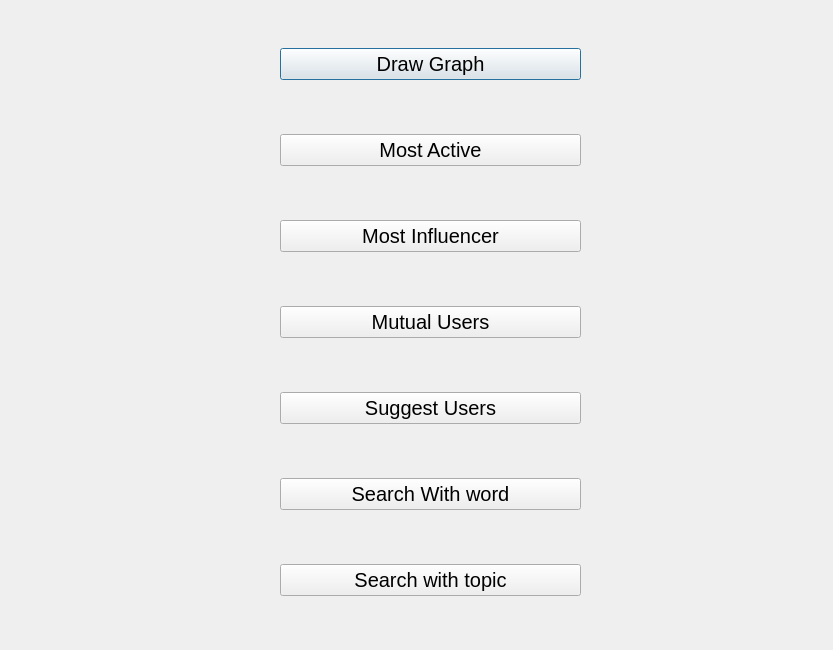
<?xml version="1.0" encoding="UTF-8"?>
<ui version="4.0">
 <class>Level_2</class>
 <widget class="QDialog" name="Level_2">
  <property name="geometry">
   <rect>
    <x>0</x>
    <y>0</y>
    <width>833</width>
    <height>650</height>
   </rect>
  </property>
  <property name="windowTitle">
   <string>Dialog</string>
  </property>
  <widget class="QWidget" name="">
   <property name="geometry">
    <rect>
     <x>280</x>
     <y>0</y>
     <width>301</width>
     <height>651</height>
    </rect>
   </property>
   <layout class="QVBoxLayout" name="verticalLayout">
    <item>
     <widget class="QPushButton" name="pushButton">
      <property name="font">
       <font>
        <pointsize>15</pointsize>
       </font>
      </property>
      <property name="text">
       <string>Draw Graph</string>
      </property>
     </widget>
    </item>
    <item>
     <widget class="QPushButton" name="pushButton_2">
      <property name="font">
       <font>
        <pointsize>15</pointsize>
       </font>
      </property>
      <property name="text">
       <string>Most Active</string>
      </property>
     </widget>
    </item>
    <item>
     <widget class="QPushButton" name="pushButton_3">
      <property name="font">
       <font>
        <pointsize>15</pointsize>
       </font>
      </property>
      <property name="text">
       <string>Most Influencer</string>
      </property>
     </widget>
    </item>
    <item>
     <widget class="QPushButton" name="pushButton_4">
      <property name="font">
       <font>
        <pointsize>15</pointsize>
       </font>
      </property>
      <property name="text">
       <string>Mutual Users</string>
      </property>
     </widget>
    </item>
    <item>
     <widget class="QPushButton" name="pushButton_5">
      <property name="font">
       <font>
        <pointsize>15</pointsize>
       </font>
      </property>
      <property name="text">
       <string>Suggest Users</string>
      </property>
     </widget>
    </item>
    <item>
     <widget class="QPushButton" name="pushButton_6">
      <property name="font">
       <font>
        <pointsize>15</pointsize>
       </font>
      </property>
      <property name="text">
       <string>Search With word</string>
      </property>
     </widget>
    </item>
    <item>
     <widget class="QPushButton" name="pushButton_7">
      <property name="font">
       <font>
        <pointsize>15</pointsize>
       </font>
      </property>
      <property name="text">
       <string>Search with topic</string>
      </property>
     </widget>
    </item>
   </layout>
  </widget>
 </widget>
 <resources/>
 <connections/>
</ui>
